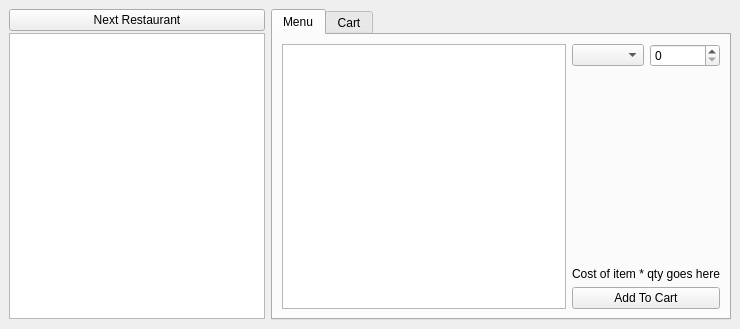
<?xml version="1.0" encoding="UTF-8"?>
<ui version="4.0">
 <class>TripView</class>
 <widget class="QMainWindow" name="TripView">
  <property name="geometry">
   <rect>
    <x>0</x>
    <y>0</y>
    <width>740</width>
    <height>329</height>
   </rect>
  </property>
  <property name="sizePolicy">
   <sizepolicy hsizetype="Preferred" vsizetype="Preferred">
    <horstretch>0</horstretch>
    <verstretch>1</verstretch>
   </sizepolicy>
  </property>
  <property name="minimumSize">
   <size>
    <width>0</width>
    <height>0</height>
   </size>
  </property>
  <property name="windowTitle">
   <string>MainWindow</string>
  </property>
  <widget class="QWidget" name="centralwidget">
   <layout class="QFormLayout" name="formLayout">
    <item row="0" column="0">
     <layout class="QVBoxLayout" name="verticalLayout">
      <property name="spacing">
       <number>2</number>
      </property>
      <property name="bottomMargin">
       <number>1</number>
      </property>
      <item>
       <widget class="QPushButton" name="pushButton">
        <property name="text">
         <string>Next Restaurant</string>
        </property>
       </widget>
      </item>
      <item>
       <widget class="QTableView" name="Trip_List"/>
      </item>
     </layout>
    </item>
    <item row="0" column="1">
     <widget class="QTabWidget" name="tabWidget">
      <property name="currentIndex">
       <number>0</number>
      </property>
      <widget class="QWidget" name="Menu_Tab">
       <attribute name="title">
        <string>Menu</string>
       </attribute>
       <layout class="QGridLayout" name="gridLayout_3">
        <item row="0" column="0">
         <layout class="QGridLayout" name="gridLayout_2">
          <item row="0" column="1">
           <layout class="QHBoxLayout" name="horizontalLayout">
            <item>
             <widget class="QTableView" name="Menu_List"/>
            </item>
           </layout>
          </item>
         </layout>
        </item>
        <item row="0" column="1">
         <layout class="QVBoxLayout" name="verticalLayout_2">
          <item>
           <layout class="QHBoxLayout" name="horizontalLayout_2">
            <item>
             <widget class="QComboBox" name="selector_box"/>
            </item>
            <item>
             <widget class="QSpinBox" name="qty_box"/>
            </item>
           </layout>
          </item>
          <item>
           <spacer name="verticalSpacer">
            <property name="orientation">
             <enum>Qt::Vertical</enum>
            </property>
            <property name="sizeHint" stdset="0">
             <size>
              <width>5</width>
              <height>5</height>
             </size>
            </property>
           </spacer>
          </item>
          <item>
           <widget class="QLabel" name="Total_Label">
            <property name="text">
             <string>Cost of item * qty goes here</string>
            </property>
           </widget>
          </item>
          <item>
           <widget class="QPushButton" name="pushButton_2">
            <property name="text">
             <string>Add To Cart</string>
            </property>
           </widget>
          </item>
         </layout>
        </item>
       </layout>
      </widget>
      <widget class="QWidget" name="Cart_Tab">
       <attribute name="title">
        <string>Cart</string>
       </attribute>
       <layout class="QGridLayout" name="gridLayout">
        <item row="0" column="0">
         <widget class="QTableView" name="Cart_Table"/>
        </item>
       </layout>
      </widget>
     </widget>
    </item>
   </layout>
  </widget>
 </widget>
 <resources/>
 <connections/>
</ui>
